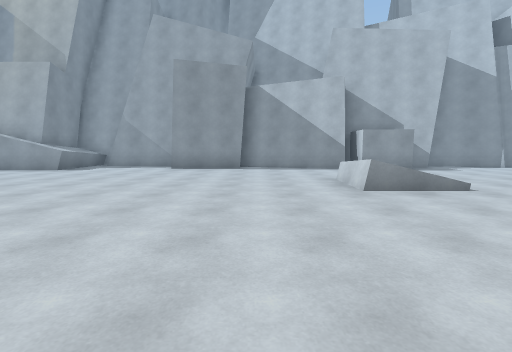
View 1 (above)

24 first-person views from a walk through a scene from a Unity 3-D project. The camera is 1.4 m above the floor, tilts 6° down and sees 85° across. The floor is counted in squares, 1.8 m on a side. Each view is taken from the middle of a square. On the plan, view 1 faces up. The plan holds only what a view shows up to about 10 squares ahead; the rest is blank. The place goes on beyond the plan. The player character is not drawn.

View 2
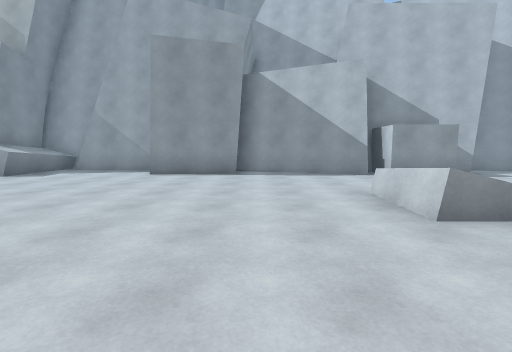

View 3
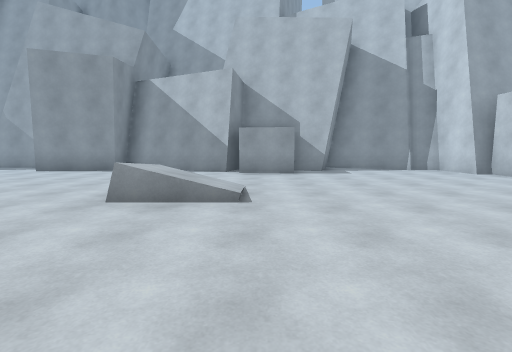

View 4
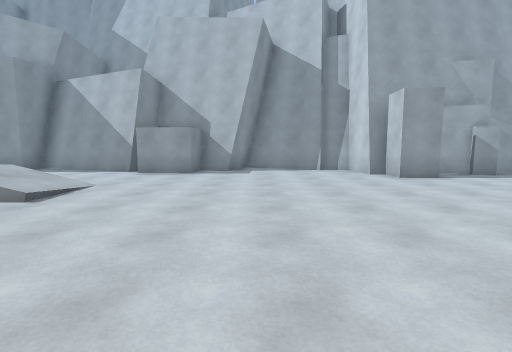

View 5
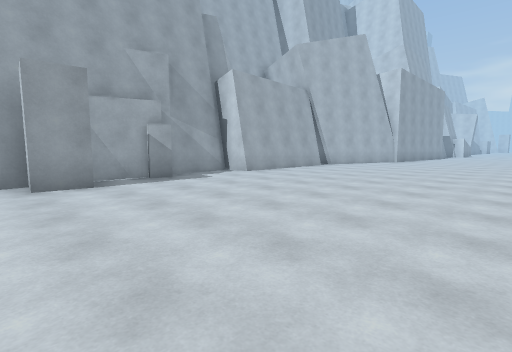

View 6
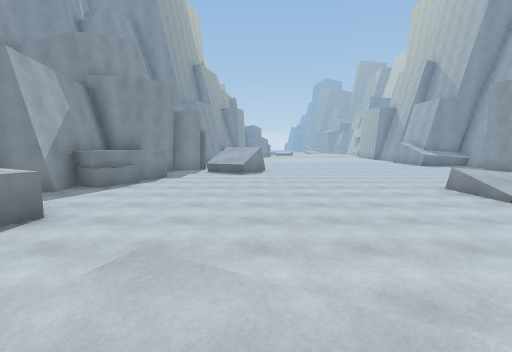

View 7
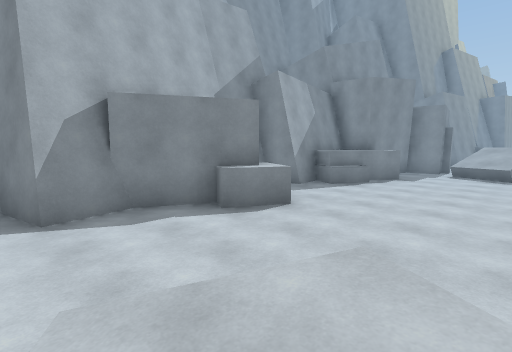

View 8
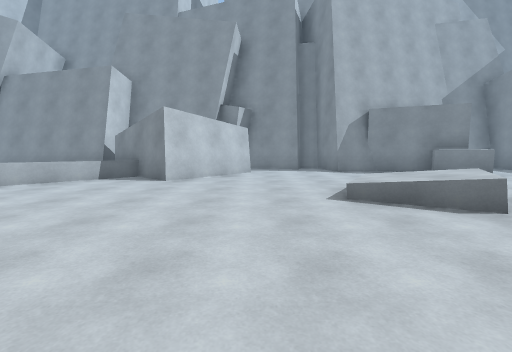

View 9
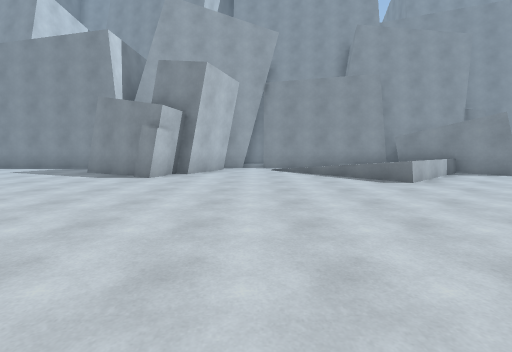

View 10
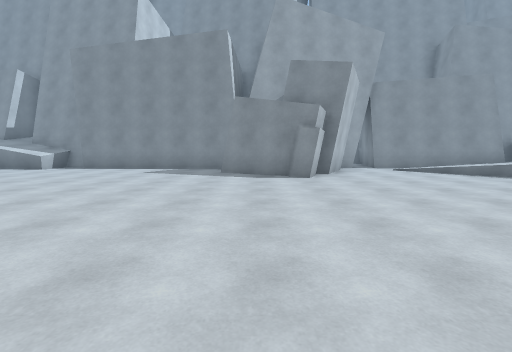

View 11
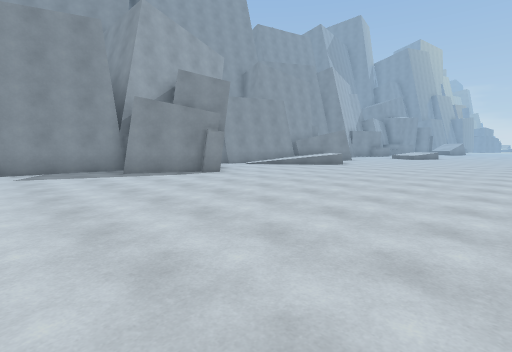

View 12
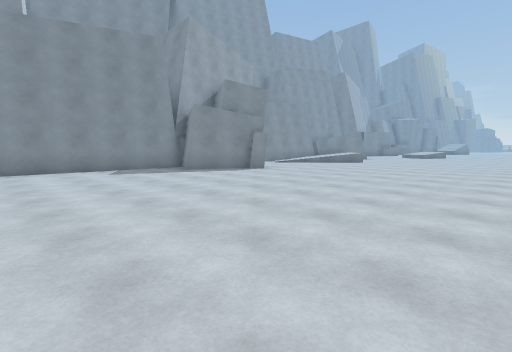

View 13
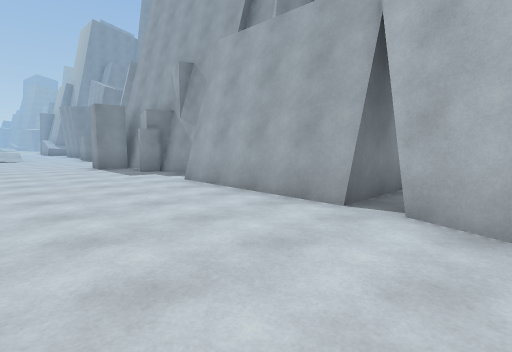

View 14
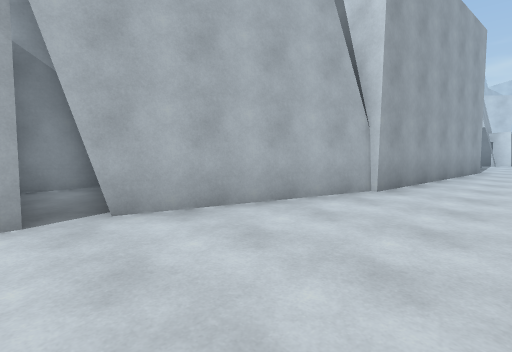

View 15
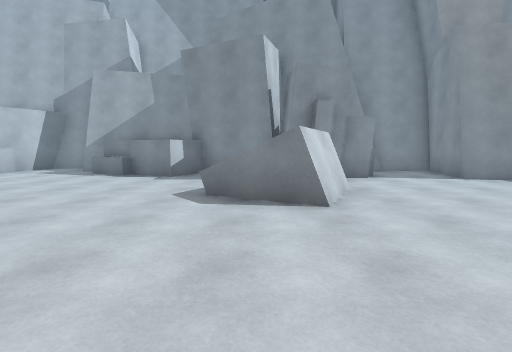

View 16
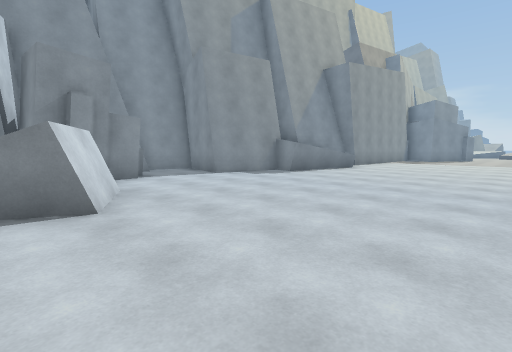

View 17
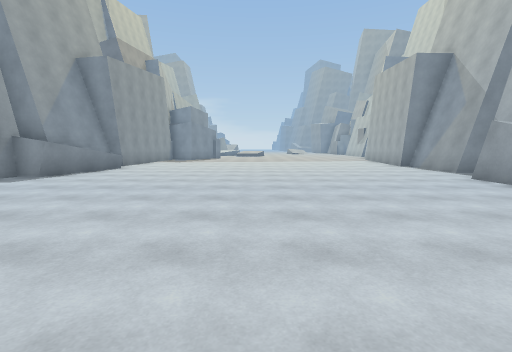

View 18
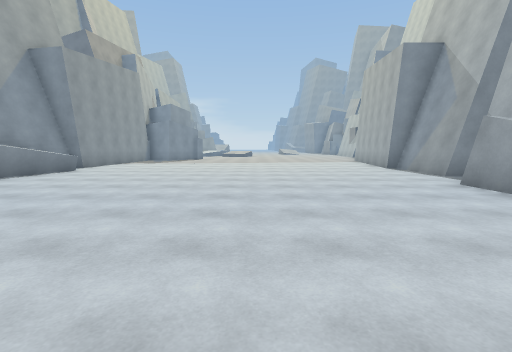

View 19
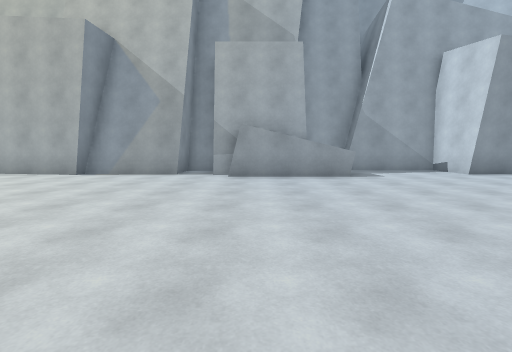

View 20
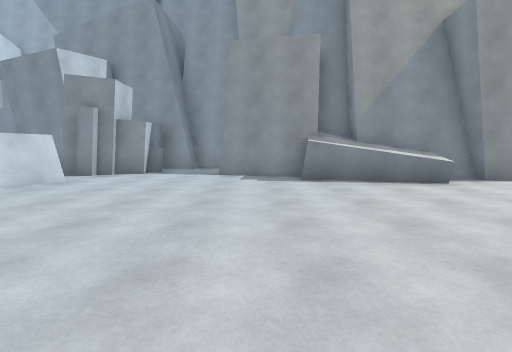

View 21
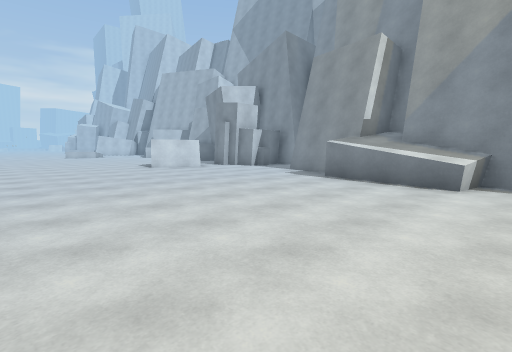

View 22
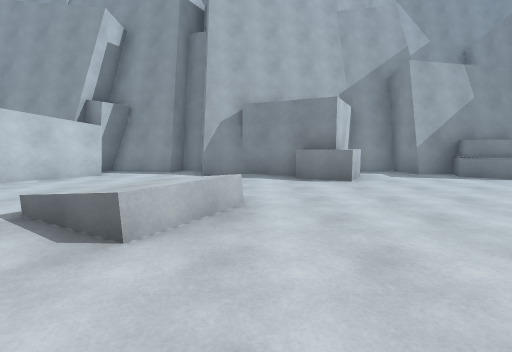

View 23
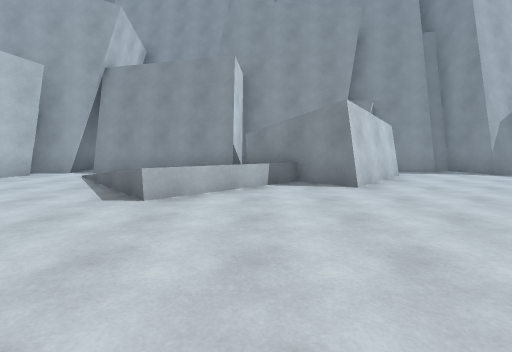

View 24
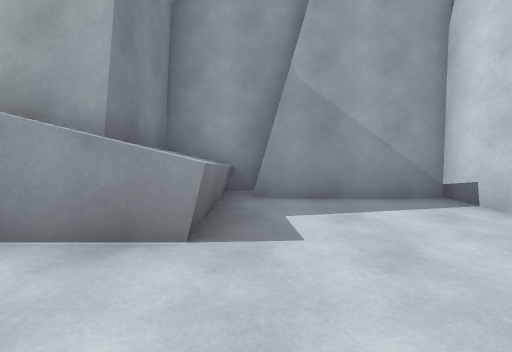

### Floor plan
Key: @ floor where view 1 was taken; # wall or solid block; . floor; / step, stairs or slope; = window, fence, low wall or low ledge; ^ raised ledge.
Columns run from 14 left of view 1 to 30 right of it. Each row starts with its distance up from view 1.
 12       ######
 11    ####^...##########.###          ##
 10 #######^...###..#####...#   ###   ##
  9 .....##^..........##....#####.#######
  8 .........................#..........####
  7 .......................................######
  6 ................=//.........................#
  5 ................==/..........................
  4 .............................................
  3 .............................................
  2 .............................................
  1 ......................=......................
  0 ..........#^..@.......//.....................
 -1 .^^^......#^^........=//......./.............
 -2 #^^##......^.................////....#.......
 -3     ##..###................##/ //...####.....
 -4      #..#  #####...^^.....####////.####......
 -5      ####      ##..####..##  #####.##########
 -6                 ####  #####  #   ###

Positions as (right, up) in squares from view 1, and headings:
1: (0, 0), facing up
2: (0, 2), facing up
3: (4, 1), facing up
4: (7, 1), facing up
5: (10, 2), facing up-right
6: (9, 0), facing left
7: (9, 0), facing down-left
8: (11, 4), facing down
9: (20, 5), facing down
10: (24, 5), facing down
11: (28, 5), facing down-left
12: (30, 5), facing down-left
13: (22, 5), facing up-left
14: (20, 5), facing up-right
15: (-3, 4), facing down
16: (-3, 4), facing down-left
17: (-3, 4), facing left
18: (-4, 5), facing left
19: (-9, 2), facing up
20: (-9, 5), facing down
21: (-14, 5), facing down-right
22: (7, 3), facing down
23: (15, 3), facing down
24: (-6, 7), facing up
